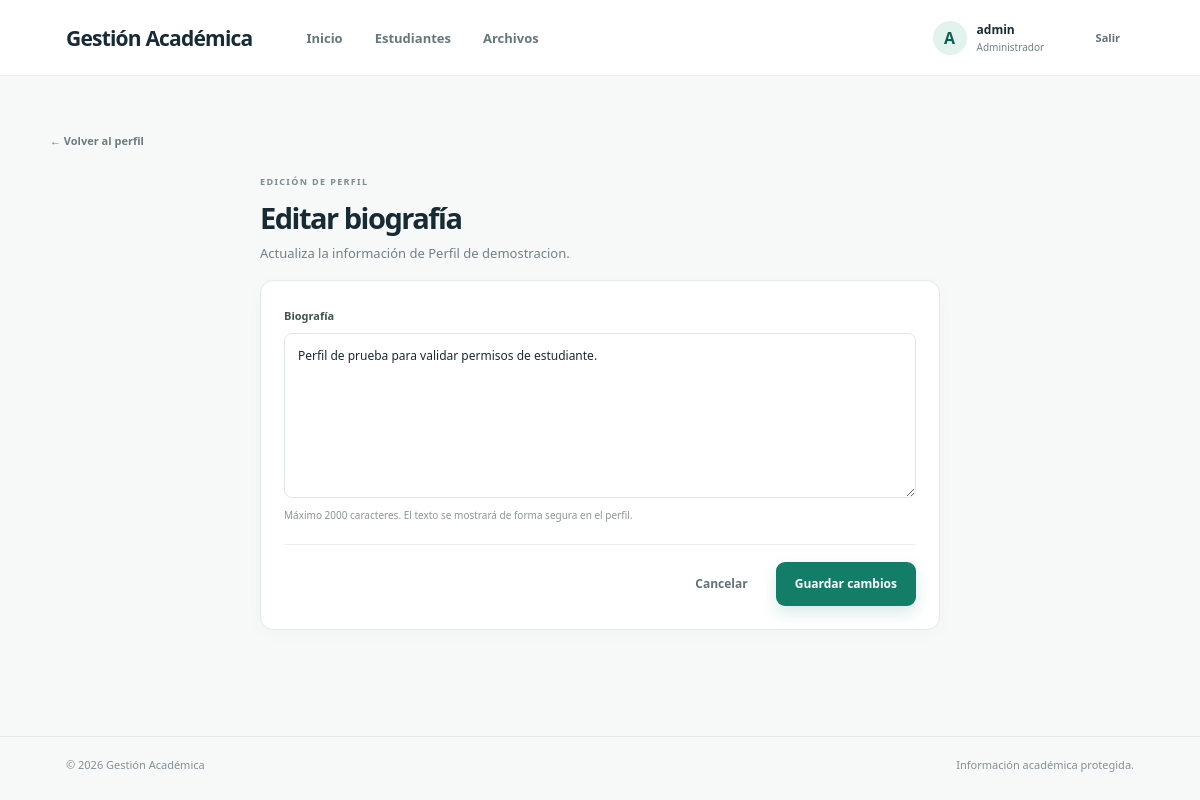
/perfil/4/editar (signed in), run on the app's committed database.
### tables this page shows
CREATE TABLE usuarios (
            id       INTEGER PRIMARY KEY AUTOINCREMENT,
            username TEXT NOT NULL,
            password TEXT NOT NULL,   -- MALA PRACTICA: contrasena en texto plano
            rol      TEXT NOT NULL    -- admin | docente | estudiante
        , estudiante_id INTEGER REFERENCES estudiantes (id), session_version INTEGER NOT NULL DEFAULT 0);

CREATE TABLE estudiantes (
            id        INTEGER PRIMARY KEY AUTOINCREMENT,
            nombre    TEXT NOT NULL,
            carrera   TEXT NOT NULL,
            biografia TEXT             -- campo libre: sera el punto de XSS almacenado
        );

### app.py (the view, shortened to what this page needs)
@app.route("/perfil/<int:id>/editar", methods=["GET", "POST"])
@login_required
def editar_biografia(id):
    with connection() as conn:
        estudiante = conn.execute("SELECT * FROM estudiantes WHERE id = ?", (id,)).fetchone()
        if not estudiante:
            abort(404)
        if not can_edit_biography(estudiante):
            abort(403)
    return render_template("features/students/edit_biography.html", estudiante=estudiante)

### app.py (called while the page is built)
def csrf_token():
    token = session.get("csrf_token")
    if token is None:
        token = secrets.token_urlsafe(32)
        session["csrf_token"] = token
    return token

@app.context_processor
def inject_common_template_values():
    own_profile_id = None
    user = getattr(g, "user", None)
    if user and user["rol"] == "estudiante":
        own_profile_id = user["estudiante_id"]
    return {"now_year": datetime.now().year, "own_profile_id": own_profile_id}

def login_required(view):
    @wraps(view)
    def wrapped(*args, **kwargs):
        if getattr(g, "user", None) is None:
            return redirect(url_for("login", next=_request_target()))
        return view(*args, **kwargs)
    return wrapped

def can_edit_biography(estudiante):
    user = getattr(g, "user", None)
    return bool(
        user
        and (
            user["rol"] == "admin"
            or (
                user["rol"] == "estudiante"
                and user["estudiante_id"] == estudiante["id"]
            )
        )
    )

### database.py (called while the page is built)
def get_connection():
    conn = sqlite3.connect(Config.DATABASE)
    conn.row_factory = sqlite3.Row
    conn.execute("PRAGMA foreign_keys = ON")
    return conn

@contextmanager
def connection():
    conn = get_connection()
    try:
        with conn:
            yield conn
    finally:
        conn.close()

### templates/features/students/edit_biography.html (shortened to what this page needs)
{% extends "layouts/base.html" %}
{% block content %}
<a class="back-link" href="{{ url_for('perfil', id=estudiante['id']) }}">← Volver al perfil</a>
<section class="form-page"><div class="page-heading compact-heading"><div><span class="eyebrow">EDICIÓN DE PERFIL</span><h1>Editar biografía</h1><p>Actualiza la información de {{ estudiante['nombre'] }}.</p></div></div>
<div class="content-card"><form method="POST" action="{{ url_for('editar_biografia', id=estudiante['id']) }}" class="stack-form"><input type="hidden" name="csrf_token" value="{{ csrf_token() }}"><label for="biografia">Biografía</label><textarea id="biografia" name="biografia" rows="7" maxlength="2000" placeholder="Escribe una breve presentación...">{{ estudiante['biografia'] or '' }}</textarea><div class="form-hint">Máximo 2000 caracteres. El texto se mostrará de forma segura en el perfil.</div><div class="form-actions"><a class="button button-quiet" href="{{ url_for('perfil', id=estudiante['id']) }}">Cancelar</a><button class="button button-primary" type="submit">Guardar cambios</button></div></form></div></section>
{% endblock %}

### templates/layouts/base.html (shortened to what this page needs)
<!doctype html>
<html lang="es">
<head>
    <link rel="stylesheet" href="{{ url_for('static', filename='style.css') }}">
</head>
<body>
    <header class="topbar">
        <a class="brand" href="{{ url_for('inicio') }}" aria-label="Gestión académica, inicio">Gestión Académica</a>
        {% if session.get('username') %}
            <nav class="primary-nav" aria-label="Navegación principal">
                <a class="nav-link {{ 'is-active' if request.endpoint == 'inicio' else '' }}" href="{{ url_for('inicio') }}">Inicio</a>
                {% if session.get('rol') == 'estudiante' %}
                    {% if own_profile_id %}<a class="nav-link {{ 'is-active' if request.endpoint in ['perfil', 'editar_biografia'] else '' }}" href="{{ url_for('perfil', id=own_profile_id) }}">Mi perfil</a>{% endif %}
                {% else %}
                    <a class="nav-link {{ 'is-active' if request.endpoint in ['buscar', 'perfil'] else '' }}" href="{{ url_for('buscar') }}">Estudiantes</a>
                {% endif %}
                {% if session.get('rol') in ['admin', 'docente'] %}
                    <a class="nav-link {{ 'is-active' if request.endpoint == 'subir' else '' }}" href="{{ url_for('subir') }}">Archivos</a>
                {% endif %}
            </nav>
        {% endif %}
        <div class="account-area">
            {% if session.get('username') %}
                <span class="account-avatar" aria-hidden="true">{{ session.get('username')[0]|upper }}</span>
                <span class="account-meta"><strong>{{ session.get('username') }}</strong><small>{{ {'admin':'Administrador','docente':'Docente','estudiante':'Estudiante'}.get(session.get('rol'), 'Usuario') }}</small></span>
                <form method="POST" action="{{ url_for('logout') }}" class="logout-form">
                    <button class="button button-quiet button-small" type="submit">Salir</button>
                </form>
            {% else %}
                <a class="button button-dark button-small" href="{{ url_for('login') }}">Iniciar sesión</a>
            {% endif %}
        </div>
    </header>
    <main class="page-shell">
        {% block content %}{% endblock %}
    </main>
    <footer class="site-footer"><span>© {{ now_year }} Gestión Académica</span><span>Información académica protegida.</span></footer>
</body>
</html>

### static/style.css (style rules this page uses)
:root { font-family: "Aptos", "Segoe UI", system-ui, sans-serif; color: #172b35; background: #f7f9f8; font-synthesis: none; text-rendering: optimizeLegibility; --ink: #172b35; --muted: #718087; --line: #e5eae8; --paper: #fff; --green: #147d68; --green-dark: #0e5f50; --mint: #dff2ec; --shadow: 0 18px 50px rgba(29, 58, 52, .07); }
* { box-sizing: border-box; }
body { margin: 0; min-width: 320px; background: #f7f9f8; color: var(--ink); }
a { color: inherit; text-decoration: none; }
button, input, textarea { font: inherit; }
button, a, input, textarea { -webkit-tap-highlight-color: transparent; }
.topbar { height: 76px; display: flex; align-items: center; gap: 54px; padding: 0 max(5.5vw, 24px); background: #fff; border-bottom: 1px solid #edf0ef; }
.brand { display: inline-flex; align-items: center; gap: 10px; font-size: 21px; font-weight: 800; letter-spacing: -.8px; }
.primary-nav { align-self: stretch; display: flex; align-items: center; gap: 32px; }
.nav-link { position: relative; display: flex; height: 100%; align-items: center; color: #66777c; font-size: 13px; font-weight: 600; transition: color .18s ease; }
.account-area { display: flex; align-items: center; gap: 10px; margin-left: auto; }
.account-avatar { display: grid; place-items: center; width: 34px; height: 34px; border-radius: 50%; background: #e2f2ed; color: var(--green-dark); font-weight: 700; }
.account-meta { display: flex; flex-direction: column; gap: 2px; min-width: 90px; }
.account-meta strong { font-size: 12px; }
.account-meta small { color: var(--muted); font-size: 10px; }
.logout-form { margin-left: 5px; }
.page-shell { width: min(1100px, calc(100% - 48px)); min-height: calc(100vh - 140px); margin: 0 auto; padding: 52px 0 76px; }
.site-footer { display: flex; justify-content: space-between; gap: 20px; padding: 20px max(5.5vw, 24px); border-top: 1px solid var(--line); color: #839096; font-size: 11px; }
.button { display: inline-flex; min-height: 44px; align-items: center; justify-content: center; gap: 12px; padding: 0 18px; border: 1px solid transparent; border-radius: 9px; cursor: pointer; font-size: 12px; font-weight: 700; transition: transform .16s ease, background .16s ease, box-shadow .16s ease; }
.button-primary { background: var(--green); color: white; box-shadow: 0 7px 16px rgba(20, 125, 104, .16); }
.button-quiet { background: transparent; color: #627278; }
.button-small { min-height: 36px; padding: 0 13px; font-size: 11px; }
.eyebrow { color: #7c8b8d; font-size: 9px; font-weight: 800; letter-spacing: 1.35px; }
h1, h2, p { margin-top: 0; }
.page-heading { display: flex; align-items: center; justify-content: space-between; margin: 0 0 25px; }
.page-heading h1 { margin: 8px 0 7px; font-size: 34px; letter-spacing: -1.5px; }
.page-heading p { margin: 0; color: var(--muted); font-size: 13px; }
.back-link { display: inline-block; margin: 0 0 20px; color: #6b7c7d; font-size: 11px; font-weight: 600; }
.content-card { padding: 23px; border: 1px solid var(--line); border-radius: 13px; background: #fff; box-shadow: 0 4px 20px rgba(25, 57, 48, .025); }
.form-page { width: min(680px, 100%); margin: 0 auto; }
.compact-heading { margin-bottom: 18px; }
.compact-heading h1 { font-size: 29px; }
.stack-form { display: flex; flex-direction: column; gap: 10px; }
.stack-form label { margin-top: 4px; color: #405450; font-size: 11px; font-weight: 700; }
.stack-form input:not([type="hidden"]), .stack-form textarea { width: 100%; min-height: 45px; padding: 12px 13px; border: 1px solid #dfe7e4; border-radius: 8px; background: #fff; color: var(--ink); font-size: 12px; }
.stack-form textarea { min-height: 145px; resize: vertical; line-height: 1.65; }
.stack-form input::placeholder, .stack-form textarea::placeholder { color: #a6b1ae; }
.form-hint { color: #8a9794; font-size: 10px; }
.form-actions { display: flex; justify-content: flex-end; gap: 9px; margin-top: 12px; padding-top: 17px; border-top: 1px solid #edf0ef; }

### data on the page
usuarios: username "A", get "admin", rol "Administrador"
estudiantes: nombre "Perfil de demostracion", biografia "Perfil de prueba para validar permisos de estudiante."
